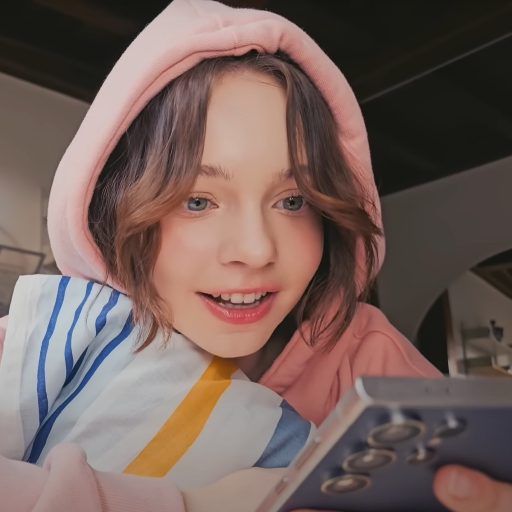
#> input picture Bagian 3 Nomor 1/emma.jpg, 512 x 512 px
$ jupyter execute Jawaban.ipynb
#> lines starting #> are read from the running program, lines starting #| are printed output that depends on the picture
[cell 1]
#Orientasi gambar

import cv2
from matplotlib import pyplot as plt
from matplotlib import image as mpimg


plt.title("gambar emma")
plt.xlabel("X pixel scaling")
plt.ylabel("Y pixels scaling")

image = plt.imread("emma.jpg")
#> image is the input picture: shape (512, 512, 3); mean R, G, B 116.7, 96.4, 91.1
plt.imshow(image)
img_flip=cv2.flip(image, 10)
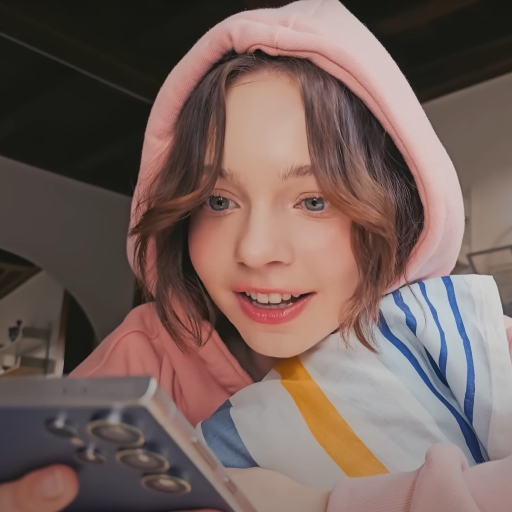
#> img_flip: shape (512, 512, 3); mean R, G, B 116.7, 96.4, 91.1
img_180=cv2.rotate(image,cv2.ROTATE_180)
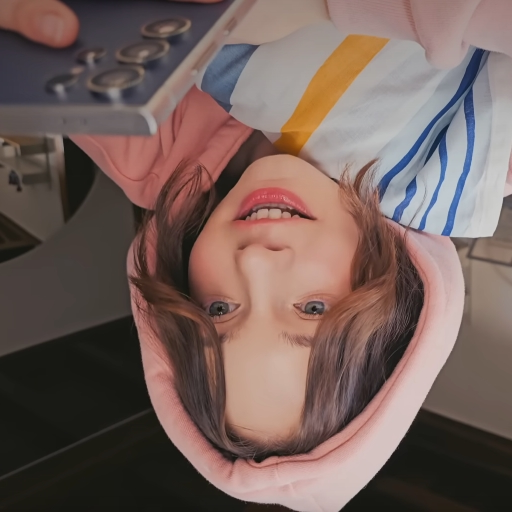
#> img_180: shape (512, 512, 3); mean R, G, B 116.7, 96.4, 91.1
img_270=cv2.rotate(image,cv2.ROTATE_90_COUNTERCLOCKWISE)
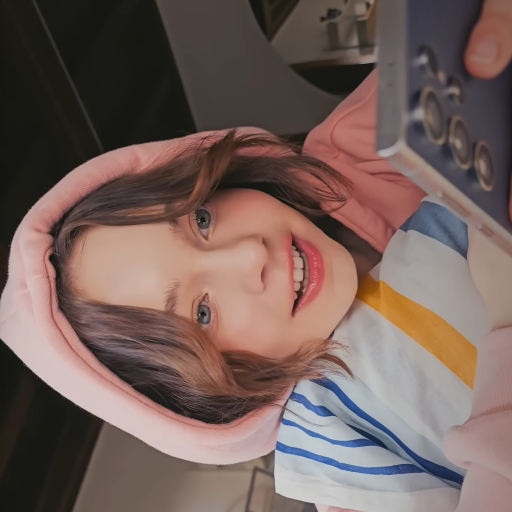
#> img_270: shape (512, 512, 3); mean R, G, B 116.7, 96.4, 91.1


fig = plt.figure(figsize=(20,20))

ax1 = fig.add_subplot(1,5,1)
ax1.set_title("ORI")
ax1.imshow(image)
ax2 = fig.add_subplot(1,5,2)
ax2.set_title("Flip Horizontal")
ax2.imshow(img_flip)
ax3 = fig.add_subplot(1,5,3)
ax3.set_title("Flip Horizontal")
ax3.imshow(img_180)
ax4 = fig.add_subplot(1,5,4)
ax4.set_title("Transpose")
ax4.imshow(img_270)
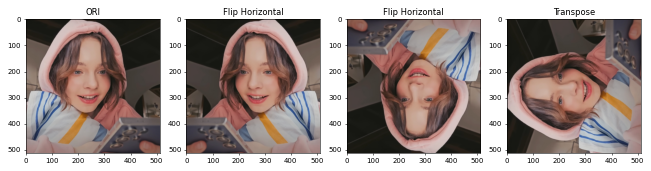
#> figure drawn by matplotlib, 4 panels

[cell 2]
import numpy as np
from PIL import Image
flipimage= np.array(Image.open('emma.jpg'))
print(type(flipimage))
#| <class 'numpy.ndarray'>

print(flipimage.shape)
#| (512, 512, 3)
# (225, 400, 3)

Image.fromarray(np.rot90(flipimage)).save('emma_flip_horizontal.jpg')

Image.fromarray(np.rot90(flipimage, 2)).save('emma_flip_vertikal.jpg')

Image.fromarray(np.rot90(flipimage, 3)).save('emma_transpose.jpg')
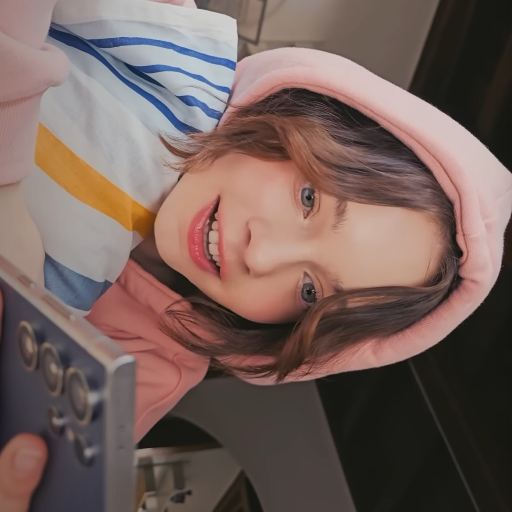
#> saved as emma_transpose.jpg: PIL image 512x512 RGB; mean R, G, B 116.7, 96.4, 91.1
